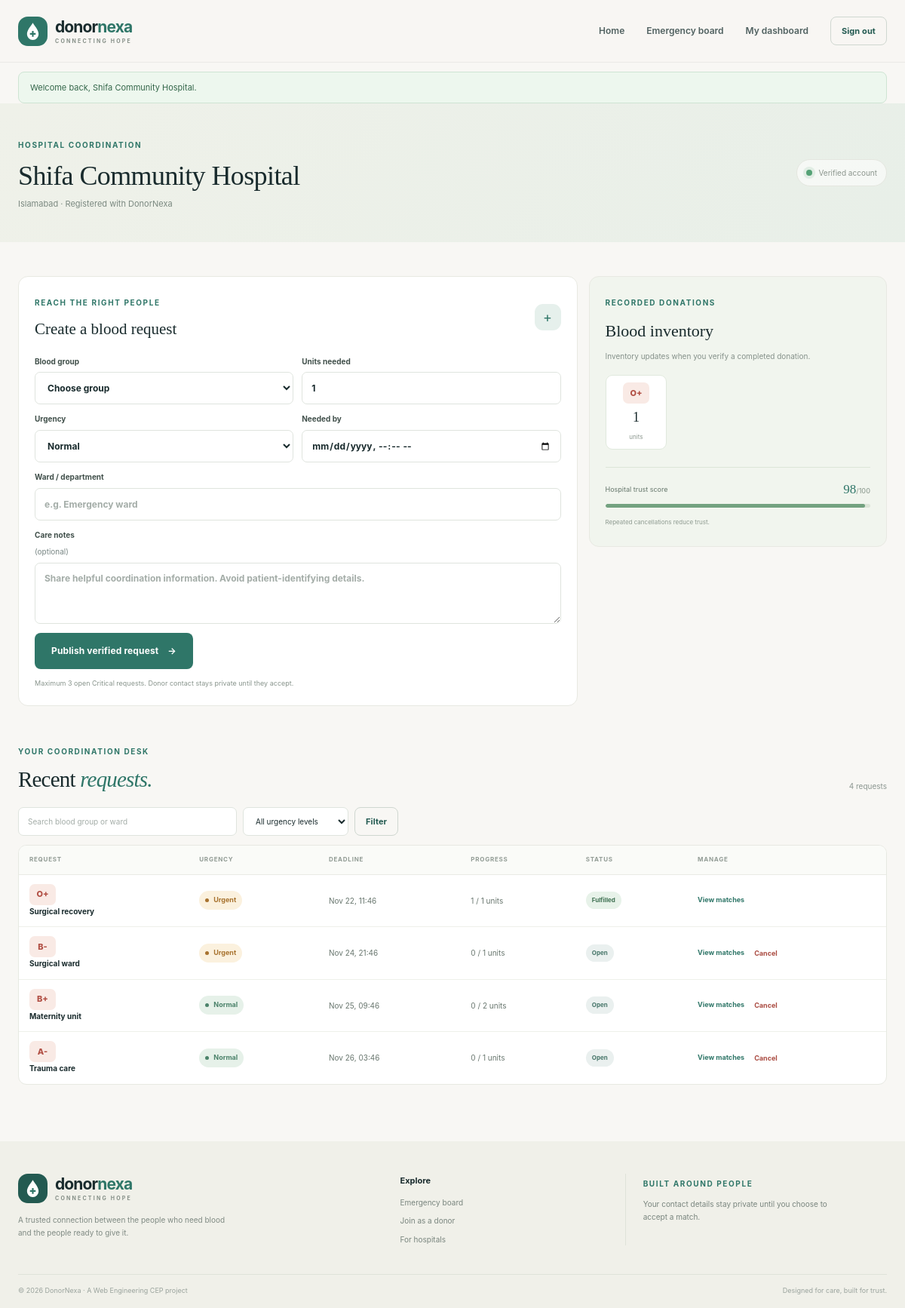
The page /index.php?page=dashboard (signed in) on the database its author committed.
### tables this page shows
CREATE TABLE IF NOT EXISTS hospitals (
    user_id BIGINT UNSIGNED PRIMARY KEY,
    hospital_name VARCHAR(160) NOT NULL,
    licence_no VARCHAR(80) NOT NULL,
    licence_file VARCHAR(255) NULL,
    city_id SMALLINT UNSIGNED NOT NULL,
    contact_phone VARCHAR(20) NOT NULL,
    verification_status VARCHAR(16) NOT NULL DEFAULT 'pending',
    trust_score SMALLINT NOT NULL DEFAULT 100,
    created_at TIMESTAMP NOT NULL DEFAULT CURRENT_TIMESTAMP,
    UNIQUE KEY uq_hospitals_licence (licence_no),
    KEY idx_hospitals_city_verification (city_id, verification_status),
    CONSTRAINT fk_hospitals_user FOREIGN KEY (user_id) REFERENCES users(id) ON DELETE CASCADE,
    CONSTRAINT fk_hospitals_city FOREIGN KEY (city_id) REFERENCES cities(id) ON DELETE RESTRICT,
    CONSTRAINT chk_hospitals_verification CHECK (verification_status IN ('pending', 'verified', 'rejected')),
    CONSTRAINT chk_hospitals_trust CHECK (trust_score BETWEEN 0 AND 100)
);

CREATE TABLE IF NOT EXISTS cities (
    id SMALLINT UNSIGNED AUTO_INCREMENT PRIMARY KEY,
    city_name VARCHAR(80) NOT NULL,
    province VARCHAR(80) NOT NULL,
    UNIQUE KEY uq_cities_name_province (city_name, province)
);

CREATE TABLE IF NOT EXISTS blood_inventory (
    hospital_id BIGINT UNSIGNED NOT NULL,
    blood_group VARCHAR(3) NOT NULL,
    units_available SMALLINT UNSIGNED NOT NULL DEFAULT 0,
    updated_at TIMESTAMP NOT NULL DEFAULT CURRENT_TIMESTAMP ON UPDATE CURRENT_TIMESTAMP,
    PRIMARY KEY (hospital_id, blood_group),
    CONSTRAINT fk_inventory_hospital FOREIGN KEY (hospital_id) REFERENCES hospitals(user_id) ON DELETE CASCADE,
    CONSTRAINT chk_inventory_blood_group CHECK (blood_group IN ('A+', 'A-', 'B+', 'B-', 'AB+', 'AB-', 'O+', 'O-'))
);

CREATE TABLE IF NOT EXISTS blood_requests (
    id BIGINT UNSIGNED AUTO_INCREMENT PRIMARY KEY,
    hospital_id BIGINT UNSIGNED NOT NULL,
    blood_group VARCHAR(3) NOT NULL,
    units_needed TINYINT UNSIGNED NOT NULL,
    units_reserved TINYINT UNSIGNED NOT NULL DEFAULT 0,
    units_fulfilled TINYINT UNSIGNED NOT NULL DEFAULT 0,
    urgency VARCHAR(12) NOT NULL,
    required_by DATETIME NOT NULL,
    ward VARCHAR(100) NOT NULL,
    notes VARCHAR(1000) NULL,
    status VARCHAR(20) NOT NULL DEFAULT 'open',
    created_at TIMESTAMP NOT NULL DEFAULT CURRENT_TIMESTAMP,
    updated_at TIMESTAMP NOT NULL DEFAULT CURRENT_TIMESTAMP ON UPDATE CURRENT_TIMESTAMP,
    KEY idx_requests_public (status, urgency, required_by),
    KEY idx_requests_hospital_status (hospital_id, status, created_at),
    KEY idx_requests_blood_city (blood_group, urgency, required_by),
    CONSTRAINT fk_requests_hospital FOREIGN KEY (hospital_id) REFERENCES hospitals(user_id) ON DELETE RESTRICT,
    CONSTRAINT chk_requests_blood_group CHECK (blood_group IN ('A+', 'A-', 'B+', 'B-', 'AB+', 'AB-', 'O+', 'O-')),
    CONSTRAINT chk_requests_units CHECK (units_needed BETWEEN 1 AND 20),
    CONSTRAINT chk_requests_counts CHECK (
        units_reserved + units_fulfilled <= units_needed
    ),
    CONSTRAINT chk_requests_urgency CHECK (urgency IN ('critical', 'urgent', 'normal')),
    CONSTRAINT chk_requests_status CHECK (status IN ('open', 'partially_fulfilled', 'fulfilled', 'cancelled', 'expired'))
);

### templates/hospital/dashboard.php (the view, shortened to what the rows shown need)
<section class="dashboard-hero">
    <div class="container dashboard-hero-inner"><div><span class="eyebrow">Hospital coordination</span><h1><?= e($hospital['hospital_name']) ?></h1><p><?= e($hospital['city_name']) ?> · Registered with DonorNexa</p></div><div class="verification-badge verification-<?= e($hospital['verification_status']) ?>"><span class="verification-dot"></span><?= e(ucfirst($hospital['verification_status'])) ?> account</div></div>
</section>
<section class="section dashboard-section"><div class="container">
    <?php if ($hospital['verification_status'] !== 'verified'): ?>
        <div class="pending-panel"><div class="pending-symbol">✳</div><div><span class="eyebrow">One careful step</span><h2><?= $hospital['verification_status'] === 'rejected' ? 'We need to review your details.' : 'Your licence is being reviewed.' ?></h2><p><?= $hospital['verification_status'] === 'rejected' ? 'Please contact the DonorNexa administrator to update your registration details.' : 'Your hospital profile is submitted. An administrator will verify your licence document. Request creation will be available as soon as your account is approved.' ?></p><span class="status-pill status-pending"><?= e(ucfirst($hospital['verification_status'])) ?> verification</span></div></div>
    <?php else: ?>
        <div class="hospital-top-grid">
            <article class="panel-card request-create-card"><div class="panel-heading"><div><span class="eyebrow">Reach the right people</span><h2>Create a blood request</h2></div><span class="panel-icon">+</span></div>
                <form method="post" action="<?= e(url('create_request')) ?>" class="form-stack" data-validate>
                    <div class="field-grid">
                        <label>Blood group<select name="blood_group" required><option value="">Choose group</option></select></label>
                        <label>Units needed<input type="number" name="units_needed" min="1" max="20" required value="1"></label>
                        <label>Urgency<select name="urgency" required><option value="normal">Normal</option><option value="urgent">Urgent</option><option value="critical">Critical</option></select></label>
                        <label>Needed by<input type="datetime-local" name="required_by" min="<?= e(date('Y-m-d\TH:i', strtotime('+15 minutes'))) ?>" required></label>
                        <label class="field-span">Ward / department<input name="ward" required maxlength="100" placeholder="e.g. Emergency ward"></label>
                        <label class="field-span">Care notes <span class="optional">(optional)</span><textarea name="notes" rows="3" maxlength="1000" placeholder="Share helpful coordination information. Avoid patient-identifying details."></textarea></label>
                    </div>
                    <button class="button button-primary" type="submit">Publish verified request <span aria-hidden="true">→</span></button>
                    <small class="form-footnote">Maximum 3 open Critical requests. Donor contact stays private until they accept.</small>
                </form>
            </article>
            <aside class="inventory-card"><span class="eyebrow">Recorded donations</span><h2>Blood inventory</h2><p>Inventory updates when you verify a completed donation.</p><?php if ($inventory): ?><div class="inventory-list"><?php foreach ($inventory as $item): ?><div><span class="blood-chip blood-chip-small"><?= e($item['blood_group']) ?></span><strong><?= e($item['units_available']) ?></strong><small>units</small></div><?php endforeach; ?></div><?php else: ?><div class="inventory-empty">No donations recorded yet.</div><?php endif; ?><div class="trust-score"><span>Hospital trust score</span><strong><?= e($hospital['trust_score']) ?><small>/100</small></strong><div class="trust-meter"><span style="width: <?= e($hospital['trust_score']) ?>%"></span></div><small>Repeated cancellations reduce trust.</small></div></aside>
        </div>
        <div class="section-heading dashboard-heading"><div><span class="eyebrow">Your coordination desk</span><h2>Recent <em>requests.</em></h2></div><span class="results-count"><?= count($requests) ?> requests</span></div>
        <form class="table-filters" method="get" action="<?= e(APP_URL) ?>/index.php">
            <label class="sr-only" for="request-search">Search requests</label><input id="request-search" name="q" value="<?= e($_GET['q'] ?? '') ?>" placeholder="Search blood group or ward">
            <select id="request-urgency" name="urgency"><option value="">All urgency levels</option></select>
            <button class="button button-outline button-small" type="submit">Filter</button>
        </form>
        <div class="table-wrap"><table><thead><tr><th>Request</th><th>Urgency</th><th>Deadline</th><th>Progress</th><th>Status</th><th>Manage</th></tr></thead><tbody>
            <?php foreach ($requests as $request): ?><tr>
                <td><span class="blood-chip blood-chip-small"><?= e($request['blood_group']) ?></span><strong class="table-primary"><?= e($request['ward']) ?></strong></td>
                <td><span class="urgency urgency-<?= e($request['urgency']) ?>"><?= e(ucfirst($request['urgency'])) ?></span></td>
                <td><?= e(date('M j, H:i', strtotime($request['required_by']))) ?></td>
                <td><?= e($request['units_fulfilled']) ?> / <?= e($request['units_needed']) ?> units</td>
                <td><span class="status-pill status-<?= e($request['status']) ?>"><?= e(str_replace('_', ' ', ucfirst($request['status']))) ?></span></td>
                <td><div class="row-actions"><a class="text-link" href="<?= e(url('request_donors', ['id' => $request['id']])) ?>">View matches</a><?php if (in_array($request['status'], ['open', 'partially_fulfilled'], true)): ?><form method="post" action="<?= e(url('cancel_request')) ?>" data-confirm="Cancel this request? Accepted donor reservations will be released."><input type="hidden" name="_csrf" value="<?= e(csrf_token()) ?>"><input type="hidden" name="request_id" value="<?= e($request['id']) ?>"><button class="text-button text-danger" type="submit">Cancel</button></form><?php endif; ?></div></td>
            </tr><?php endforeach; ?>
        </tbody></table></div>
    <?php endif; ?>
</div></section>

### rows shown on the page
hospitals: hospital_name "Shifa Community Hospital", city.city_name "Islamabad", verification_status "Verified", trust_score "98"
blood_inventory: blood_group "O+", units_available "1"
blood_requests: blood_group "O+", ward "Surgical recovery", urgency "Urgent", required_by "Nov 22, 11:46", units_fulfilled "1", units_needed "1", status "Fulfilled"
blood_requests: blood_group "B-", ward "Surgical ward", urgency "Urgent", required_by "Nov 24, 21:46", units_fulfilled "0", units_needed "1", status "Open"
blood_requests: blood_group "B+", ward "Maternity unit", urgency "Normal", required_by "Nov 25, 09:46", units_fulfilled "0", units_needed "2", status "Open"
blood_requests: blood_group "A-", ward "Trauma care", urgency "Normal", required_by "Nov 26, 03:46", units_fulfilled "0", units_needed "1", status "Open"

### other values the page prints
$notice['message'] "Welcome back, Shifa Community Hospital."
count($requests) "4"
